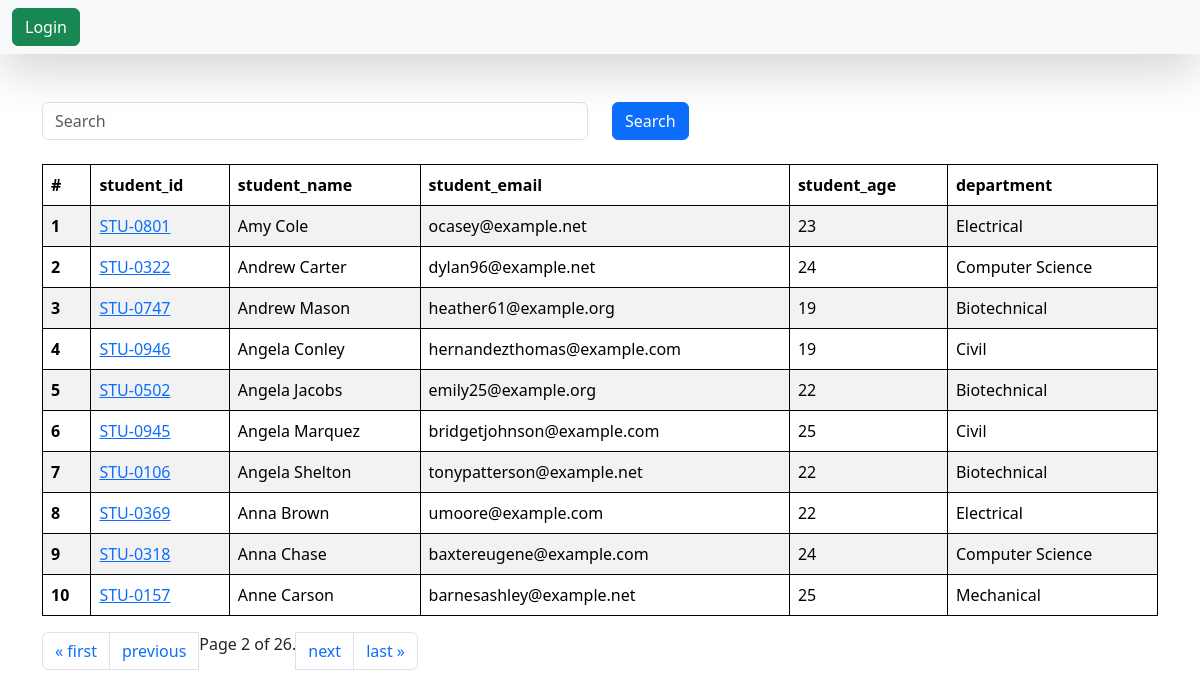
Screenshot of /students/?page=2 with the database file from the repository.
### vege/models.py (models this page shows, shortened)
class Student(models.Model):
    student_id = models.ForeignKey(StudentID, on_delete=models.CASCADE)
    department = models.ForeignKey(Department, on_delete=models.CASCADE)
    student_name = models.CharField(max_length=100)
    student_email = models.EmailField(unique=True)
    student_age = models.IntegerField(default=10)
    student_address = models.TextField()
    is_deleted = models.BooleanField(default=False)
    objects = StudentManager()
    admin_objects = models.Manager()  # This will include all objects, including deleted ones
    class Meta:
        ordering = ['student_name']
        verbose_name = 'Student'

class StudentID(models.Model):
    student_id = models.CharField(max_length=100)
    def __str__(self) -> str:
        return self.student_id

class Department(models.Model):
    department = models.CharField(max_length=100)
    def __str__(self) -> str:
        return self.department
    class Meta:
        ordering = ['department']

### vege/views.py (the view)
# urls.py: path('students/', get_students, name='get_students'),
def get_students(request):
    queryset = Student.objects.all()
    if request.GET.get('search'):
        search = request.GET.get('search')
        queryset = Student.objects.filter(Q(student_name__icontains=search) | Q(department__department__icontains=search)
                                          | Q(student_id__student_id__icontains=search) | Q(student_email__icontains=search))
    paginator = Paginator(queryset, 10)
    page_number = request.GET.get('page', 1)
    page_obj = paginator.get_page(page_number)
    return render(request, 'report/students.html', {'queryset': page_obj})

### vege/models.py (called while the page is built)
    def get_queryset(self):
        return super().get_queryset().filter(is_deleted=False)

### vege/templates/report/students.html
{% extends "base.html" %}
{% block start %}
<div class = "container mt-5">
    <form class="mb-4">
        <div class = "row">
            <div class="col md-6">
                <input class="form-control" name="search" placeholder="Search">
            </div>
            <div class="col md-6">
                <button type="submit" class="btn btn-primary">Search</button>
            </div>
        </div>
    </form>
        <table class="table table-striped">
  <thead>
    <tr>
      <th scope="col">#</th>
      <th scope="col">student_id</th>
      <th scope="col">student_name</th>
      <th scope="col">student_email</th>
      <th scope="col">student_age</th>
      <th scope="col">department</th>
    </tr>
  </thead>
  <tbody>
    {% for student in queryset %}
    <tr>
      <th scope="row">{{forloop.counter}}</th>
      <td>
        <a href="{% url 'see_marks' student.student_id %}">{{student.student_id}}</a>
        </td>
      <td>{{student.student_name}}</td>
      <td>{{student.student_email}}</td>
      <td>{{student.student_age}}</td>
      <td>{{student.department}}</td>
    </tr>
    {% endfor %}
  </tbody>
</table>
<nav aria-label="Page navigation example">
<ul class="pagination">
        {% if queryset.has_previous %}
            <li class="page-item"><a class="page-link" href="?page=1">&laquo; first</a></li>
            <li class="page-item"><a class="page-link" href="?page={{ queryset.previous_page_number }}">previous</a></li>
        {% endif %}
        <span class="current">
            Page {{ queryset.number }} of {{ queryset.paginator.num_pages }}.
        </span>
        {% if queryset.has_next %}
            <li class="page-item"><a class="page-link" href="?page={{ queryset.next_page_number }}">next</a> </li>
            <li class="page-item"><a class="page-link" href="?page={{ queryset.paginator.num_pages }}">last &raquo;</a> </li>
        {% endif %}
</ul>
</nav>
</div>
{% endblock %}

### home/templates/base.html (style rules this page uses)
table, th, td { border: 1px solid black; }

### rows the page displays
Student: student_id "STU-0801", student_name "Amy Cole", student_email "ocasey@example.net", student_age "23", department "Electrical"
Student: student_id "STU-0322", student_name "Andrew Carter", student_email "dylan96@example.net", student_age "24", department "Computer Science"
Student: student_id "STU-0747", student_name "Andrew Mason", student_email "heather61@example.org", student_age "19", department "Biotechnical"
Student: student_id "STU-0946", student_name "Angela Conley", student_email "hernandezthomas@example.com", student_age "19", department "Civil"
Student: student_id "STU-0502", student_name "Angela Jacobs", student_email "emily25@example.org", student_age "22", department "Biotechnical"
Student: student_id "STU-0945", student_name "Angela Marquez", student_email "bridgetjohnson@example.com", student_age "25", department "Civil"
Student: student_id "STU-0106", student_name "Angela Shelton", student_email "tonypatterson@example.net", student_age "22", department "Biotechnical"
Student: student_id "STU-0369", student_name "Anna Brown", student_email "umoore@example.com", student_age "22", department "Electrical"
Student: student_id "STU-0318", student_name "Anna Chase", student_email "baxtereugene@example.com", student_age "24", department "Computer Science"
Student: student_id "STU-0157", student_name "Anne Carson", student_email "barnesashley@example.net", student_age "25", department "Mechanical"

### other values shown
{{ queryset.number }} "2"
{{ queryset.paginator.num_pages }} "26"
